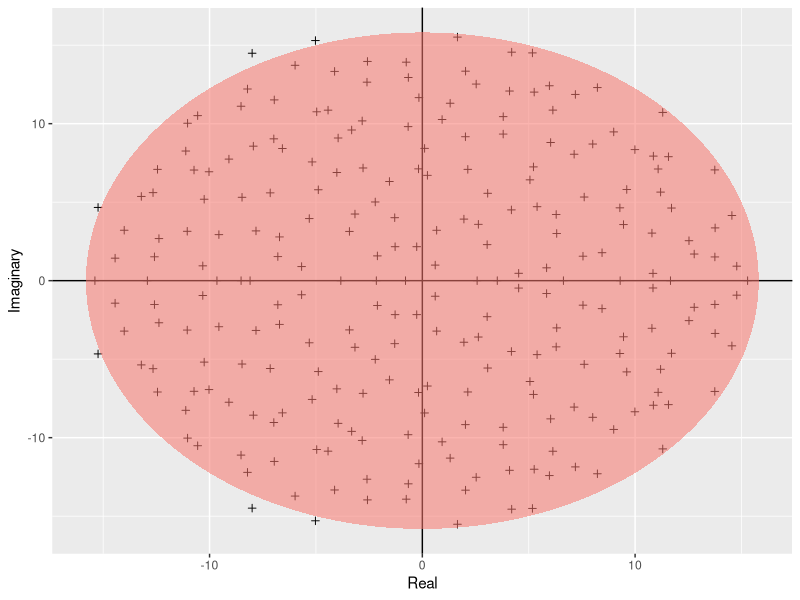

Reproduce this figure in R.
# Author: Lizzie Bru eab21@imperial.ac.uk
# Script: Girko.R
# Desc: script plotting Girko's law simulation
# Date: Oct 2021

require(ggplot2)

## plotting 2 dataframes together

# example: draw the results of a simulation of Girko's circular law (that the eigenvalues of a matrix size N x N are approximately contained in a circle in the complex plane with radius sqrt(N))
# first build a function object that will calculate the ellipse (the predicted bounds of the eigenvalues)
build_ellipse <- function(hradius, vradius){ # function that returns an ellipse
  npoints = 250
  a <- seq(0, 2 * pi, length = npoints + 1)
  x <- hradius * cos(a)
  y <- vradius * sin(a)  
  return(data.frame(x = x, y = y))
}

N <- 250 # Assign size of the matrix

M <- matrix(rnorm(N * N), N, N) # Build the matrix

eigvals <- eigen(M)$values # Find the eigenvalues

eigDF <- data.frame("Real" = Re(eigvals), "Imaginary" = Im(eigvals)) # Build a dataframe

my_radius <- sqrt(N) # The radius of the circle is sqrt(N)

ellDF <- build_ellipse(my_radius, my_radius) # Dataframe to plot the ellipse

names(ellDF) <- c("Real", "Imaginary") # rename the columns

# now plot
# plot the eigenvalues
p <- ggplot(eigDF, aes(x = Real, y = Imaginary))
p <- p +
  geom_point(shape = I(3)) +
  theme(legend.position = "none")

# now add the vertical and horizontal line
p <- p + geom_hline(aes(yintercept = 0))
p <- p + geom_vline(aes(xintercept = 0))

# finally, add the ellipse
p <- p + geom_polygon(data = ellDF, aes(x = Real, y = Imaginary, alpha = 1/20, fill = "red"))
p

# save the result as a file in the results directory:
pdf("../results/Girko.pdf",
    11.7, 8.3) # (= page dimensions in inches)

